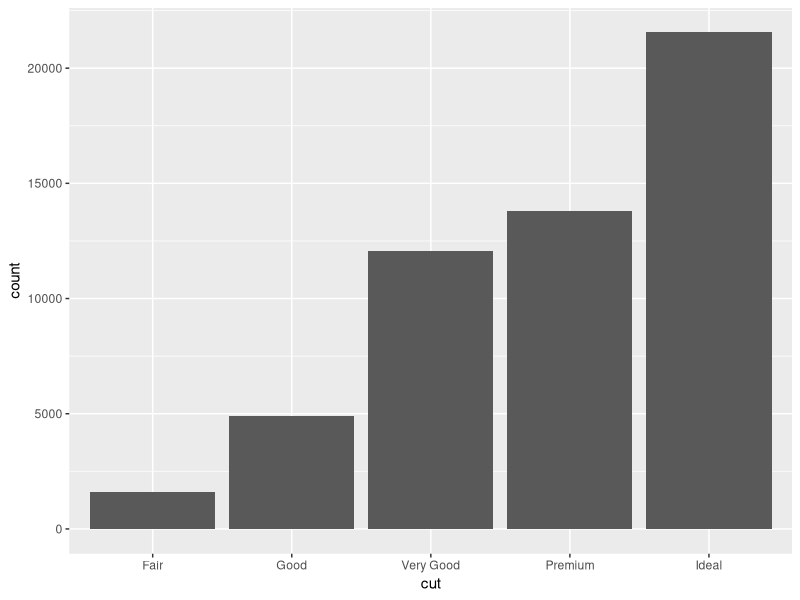
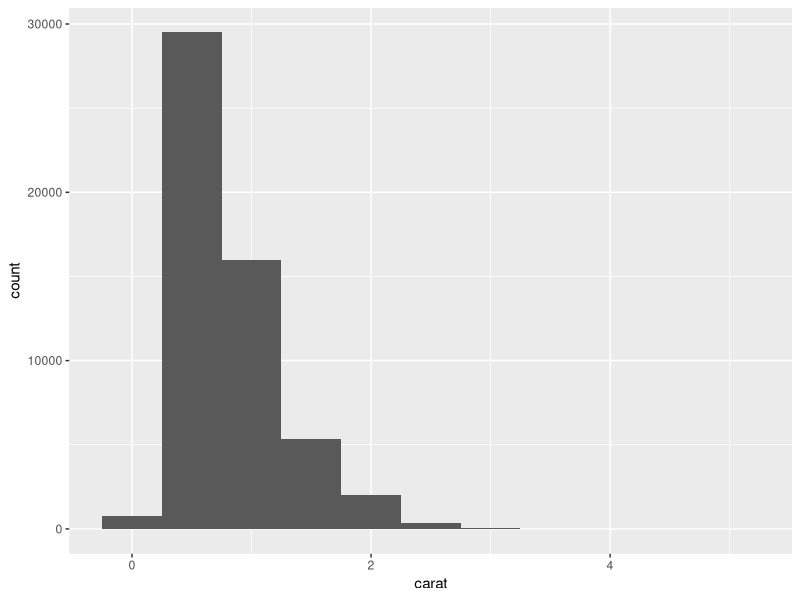
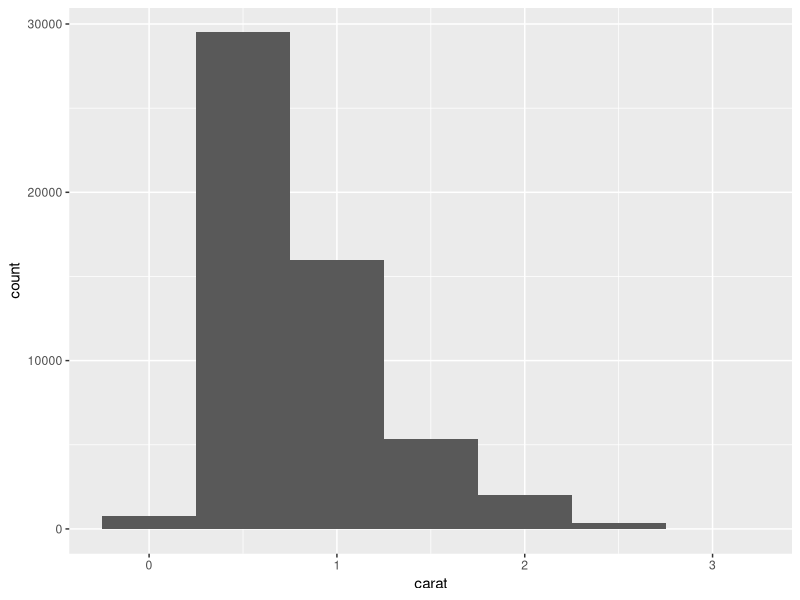
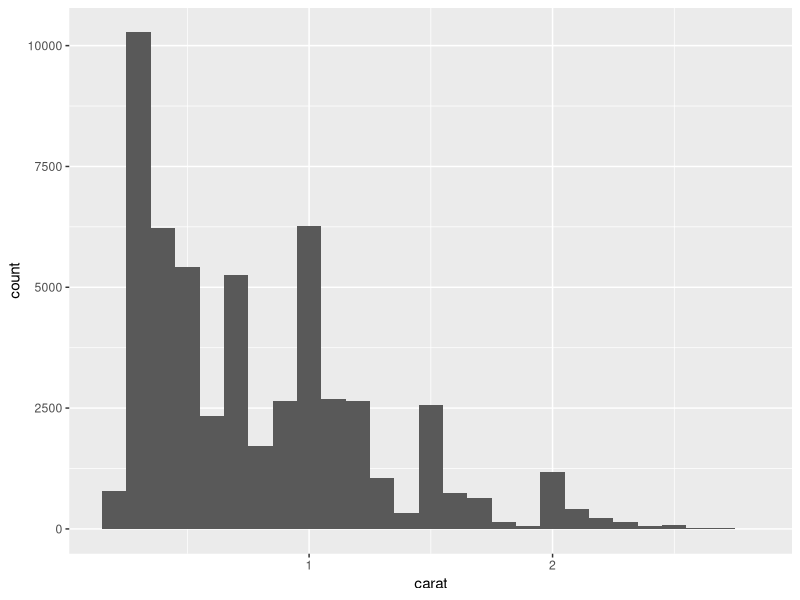
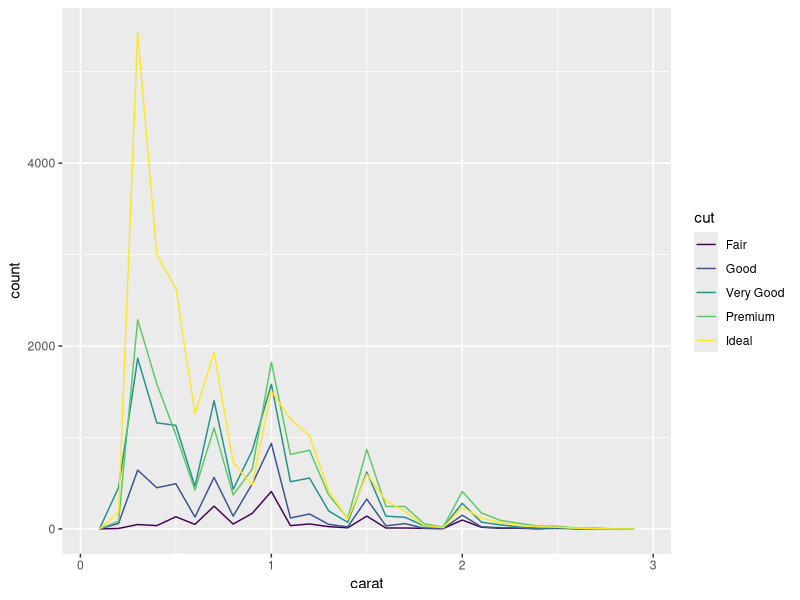
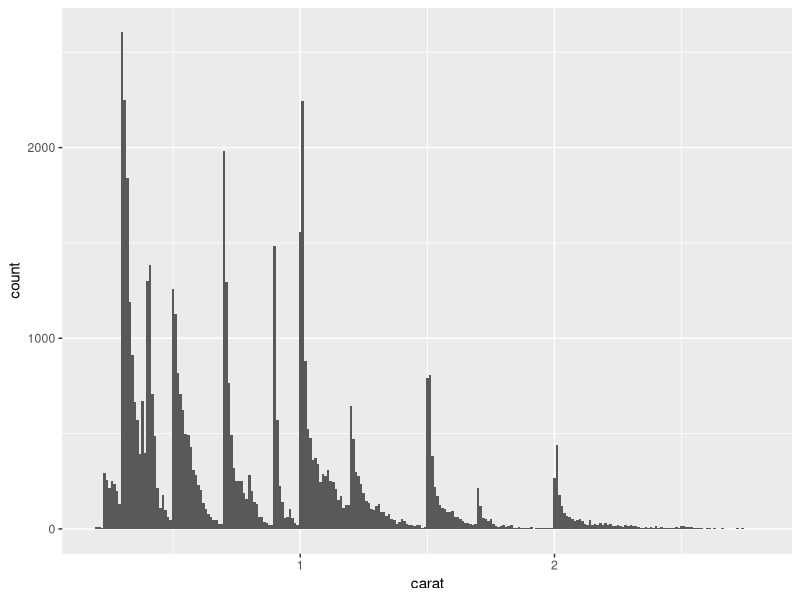
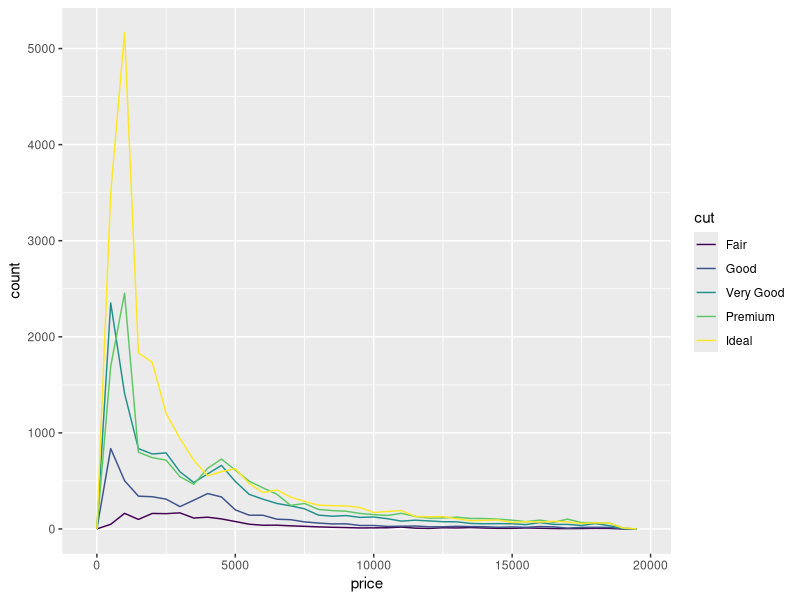
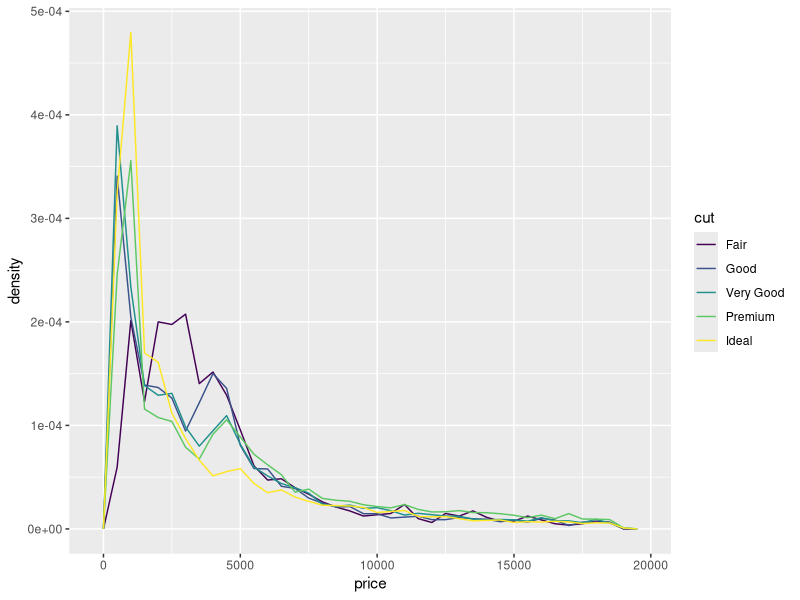

These charts were generated, in order, by the following R code:
library(tidyverse)
View(diamonds)
ggplot(data = diamonds)+
  geom_bar(mapping = aes(x = cut))

ggplot(data = diamonds)+
  geom_histogram(mapping = aes(x = carat), binwidth = 0.5)

smaller <-diamonds %>%
  filter(carat <3)
smaller

ggplot(data = smaller,mapping = aes(x = carat))+
  geom_histogram(binwidth = 0.5)

ggplot(data = smaller,mapping = aes(x = carat))+
  geom_histogram(binwidth = 0.1)


ggplot(data = smaller,mapping = aes(x = carat, colour = cut))+
  geom_freqpoly(binwidth = 0.1)

ggplot(data = smaller,mapping = aes(x = carat))+
  geom_histogram(binwidth = 0.01)


ggplot(data = diamonds,mapping = aes(x =price))+
  geom_freqpoly(mapping = aes(colour = cut), binwidth =500)

ggplot(data = diamonds,mapping = aes(x =price, y = ..density..))+
  geom_freqpoly(mapping = aes(colour = cut), binwidth =500)

ggplot(data = diamonds,mapping = aes(x =cut, y = price))+
  geom_boxplot()

ggplot(data = diamonds)+
  geom_count(mapping = aes(x = cut, y = color))

diamonds %>%
  count(color,cut)%>%
  ggplot(mapping = aes(x= color, y =cut))+
  geom_tile(mapping = aes(fill=n))

ggplot(data = diamonds)+
  geom_point(mapping = aes(x= carat, y = price))

ggplot(data= smaller)+
  geom_bin2d(mapping = aes(x= carat, y = price))


ggplot(data= smaller, mapping = aes(x= carat, y=price))+
  geom_boxplot(mapping = aes(group= cut_width(carat,0.1)))

